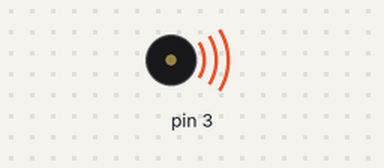
Recording of a sketch running on a simulated Arduino Uno, built with avr-gcc and run on an emulated ATmega328P. On the bench: buzzer (waves = sounding).

Above: at 1.2 s.
At 8.87 s:
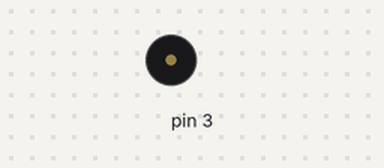
Timing chart, 0 to 15.6 s (numbered marks = the images above):
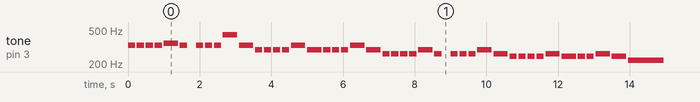

Measured:
- by itself, tone on pin 3: plays 330 Hz for 0.20 s, 330 Hz for 0.20 s, 330 Hz for 0.20 s, 330 Hz for 0.20 s, 349 Hz for 0.40 s, 330 Hz for 0.20 s … (253 notes in this stretch)

The sketch:

caddelerder_zgar1.ino
```cpp
// C++ code
//
/*
  Caddelerde Rüzgar
*/

int counter, counter2, counter3, counter4, counter5, counter6, counter7, counter8;
void setup()
{
  pinMode(3, OUTPUT);
}
void loop()
{
  // mi mi mi mi fa_ mi
  for (counter = 0; counter < 4; ++counter) {
    tone(3, 330, 200); // play tone 52 (E4 = 330 Hz)
    delay(250); // Wait for 250 millisecond(s)
  }
  tone(3, 349, 400); // play tone 53 (F4 = 349 Hz)
  delay(450); // Wait for 450 millisecond(s)
  tone(3, 330, 200); // play tone 52 (E4 = 330 Hz)
  delay(450); // Wait for 450 millisecond(s)
  // mi mi mi  la_ mi
  for (counter2 = 0; counter2 < 3; ++counter2) {
    tone(3, 330, 200); // play tone 52 (E4 = 330 Hz)
    delay(250); // Wait for 250 millisecond(s)
  }
  tone(3, 440, 400); // play tone 57 (A4 = 440 Hz)
  delay(450); // Wait for 450 millisecond(s)
  tone(3, 330, 400); // play tone 52 (E4 = 330 Hz)
  delay(450); // Wait for 450 millisecond(s)
  // re re re re mi_ re_
  for (counter3 = 0; counter3 < 4; ++counter3) {
    tone(3, 294, 200); // play tone 50 (D4 = 294 Hz)
    delay(250); // Wait for 250 millisecond(s)
  }
  tone(3, 330, 400); // play tone 52 (E4 = 330 Hz)
  delay(450); // Wait for 450 millisecond(s)
  tone(3, 294, 400); // play tone 50 (D4 = 294 Hz)
  delay(450); // Wait for 450 millisecond(s)
  // re re re mi_ re_
  for (counter4 = 0; counter4 < 3; ++counter4) {
    tone(3, 294, 200); // play tone 50 (D4 = 294 Hz)
    delay(250); // Wait for 250 millisecond(s)
  }
  tone(3, 330, 400); // play tone 52 (E4 = 330 Hz)
  delay(450); // Wait for 450 millisecond(s)
  tone(3, 294, 400); // play tone 50 (D4 = 294 Hz)
  delay(450); // Wait for 450 millisecond(s)
  // do do do do re_ do
  for (counter5 = 0; counter5 < 4; ++counter5) {
    tone(3, 262, 200); // play tone 48 (C4 = 262 Hz)
    delay(250); // Wait for 250 millisecond(s)
  }
  tone(3, 294, 400); // play tone 50 (D4 = 294 Hz)
  delay(450); // Wait for 450 millisecond(s)
  tone(3, 262, 200); // play tone 48 (C4 = 262 Hz)
  delay(450); // Wait for 450 millisecond(s)
  // do do do re_ do_
  for (counter6 = 0; counter6 < 3; ++counter6) {
    tone(3, 262, 200); // play tone 48 (C4 = 262 Hz)
    delay(250); // Wait for 250 millisecond(s)
  }
  tone(3, 294, 400); // play tone 50 (D4 = 294 Hz)
  delay(450); // Wait for 450 millisecond(s)
  tone(3, 262, 400); // play tone 48 (C4 = 262 Hz)
  delay(450); // Wait for 450 millisecond(s)
  // si si si si do_ si_
  for (counter7 = 0; counter7 < 4; ++counter7) {
    tone(3, 247, 200); // play tone 47 (B3 = 247 Hz)
    delay(250); // Wait for 250 millisecond(s)
  }
  tone(3, 262, 400); // play tone 48 (C4 = 262 Hz)
  delay(450); // Wait for 450 millisecond(s)
  tone(3, 247, 400); // play tone 47 (B3 = 247 Hz)
  delay(450); // Wait for 450 millisecond(s)
  // si si do_ si_ la____
  for (counter8 = 0; counter8 < 2; ++counter8) {
    tone(3, 247, 200); // play tone 47 (B3 = 247 Hz)
    delay(250); // Wait for 250 millisecond(s)
  }
  tone(3, 262, 400); // play tone 48 (C4 = 262 Hz)
  delay(450); // Wait for 450 millisecond(s)
  tone(3, 247, 400); // play tone 47 (B3 = 247 Hz)
  delay(450); // Wait for 450 millisecond(s)
  tone(3, 220, 1000); // play tone 45 (A3 = 220 Hz)
  delay(10000); // Wait for 10000 millisecond(s)
}
```
